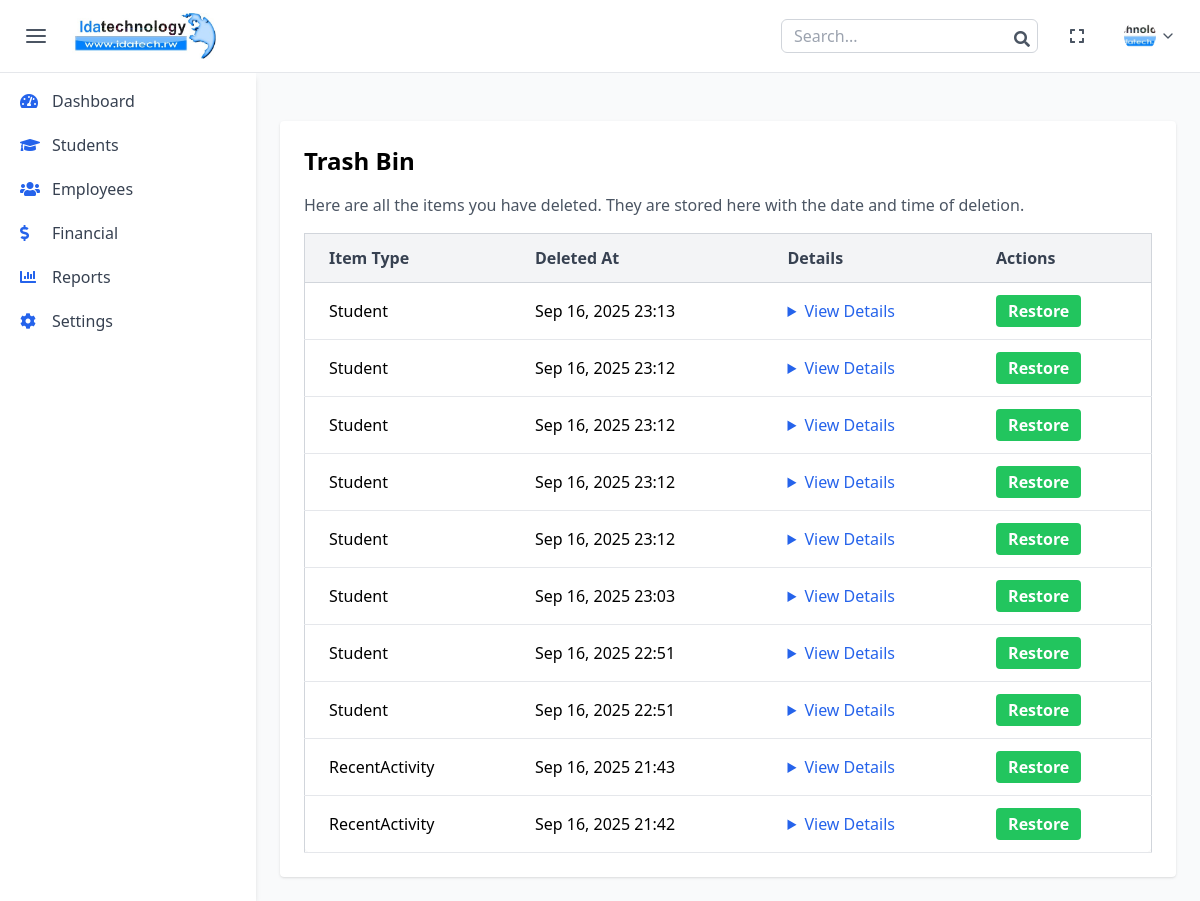
Before: /trash-bin/ (signed in) with the older database file.
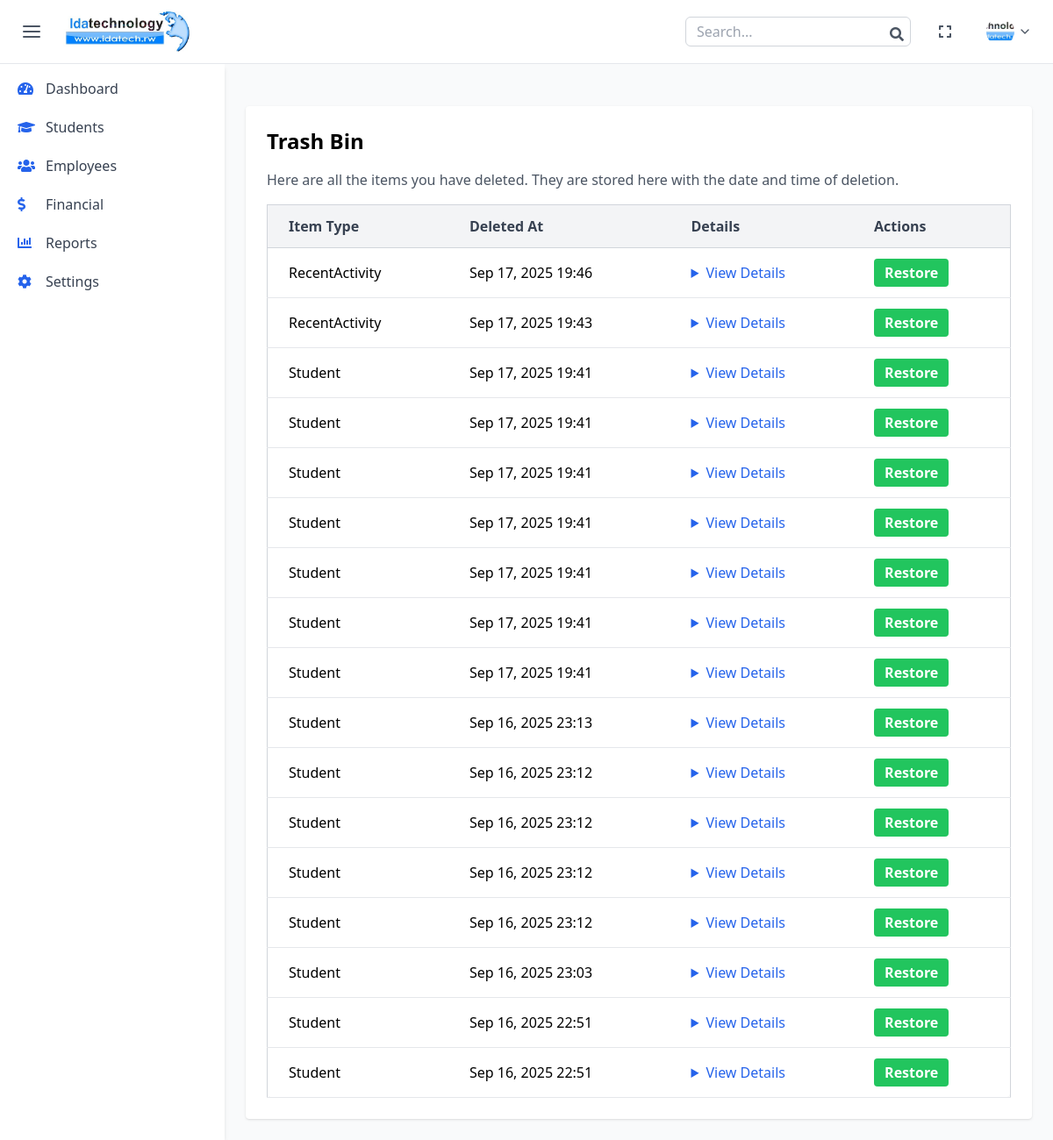
After: the same page with the newer database file.
### admin_panel/models.py (models this page shows, shortened)
class TrashBinEntry(models.Model):
    user = models.ForeignKey(User, on_delete=models.CASCADE)
    item_type = models.CharField(max_length=100)
    item_id = models.PositiveIntegerField()
    item_data = JSONField()
    deleted_at = models.DateTimeField(default=timezone.now)
    class Meta:
        ordering = ['-deleted_at']
    def formatted_item_data(self):
        if not self.item_data:
            return "No details available"
        if isinstance(self.item_data, dict):
            action = self.item_data.get('action')
            if action:
                return action
            details_list = []
            for key, value in self.item_data.items():
                details_list.append(f"{key}: {value}")
            return ", ".join(details_list)
        return str(self.item_data)

### admin_panel/views.py (the view)
# urls.py: path('trash-bin/', views.trash_bin, name='trash_bin'),
@login_required
def trash_bin(request):
    trash_entries = TrashBinEntry.objects.filter(user=request.user).order_by('-deleted_at')
    context = {
        'trash_entries': trash_entries,
    }
    return render(request, 'user_auth/trash_bin.html', context)

### templates/user_auth/trash_bin.html (shortened to what this page needs)
{% extends "admin_panel/index.html" %}
{% load static %}
{% block content %}
<div class="max-w-4xl mx-auto bg-white p-6 rounded shadow mt-6">
  <h2 class="text-2xl font-bold mb-4">Trash Bin</h2>
  <p class="mb-4 text-gray-600">Here are all the items you have deleted. They are stored here with the date and time of deletion.</p>
  {% if trash_entries %}
    <div class="overflow-x-auto">
      <table class="min-w-full bg-white border border-gray-300 rounded-lg shadow-sm">
        <thead>
          <tr class="bg-gray-100 border-b border-gray-300">
            <th class="py-3 px-6 text-left font-semibold text-gray-700">Item Type</th>
            <th class="py-3 px-6 text-left font-semibold text-gray-700">Deleted At</th>
            <th class="py-3 px-6 text-left font-semibold text-gray-700">Details</th>
            <th class="py-3 px-6 text-left font-semibold text-gray-700">Actions</th>
          </tr>
        </thead>
        <tbody>
          {% for entry in trash_entries %}
            <tr class="hover:bg-gray-50 border-b border-gray-200">
              <td class="py-3 px-6">{{ entry.item_type }}</td>
              <td class="py-3 px-6">{{ entry.deleted_at|date:"M d, Y H:i" }}</td>
              <td class="py-3 px-6">
                {% if entry.item_data %}
                  <details class="cursor-pointer">
                    <summary class="text-blue-600 hover:underline">View Details</summary>
                  </details>
                {% else %}
                  <span class="text-gray-500 italic">No details available</span>
                {% endif %}
              </td>
              <td class="py-3 px-6">
<form method="post" action="{% url 'auth:restore_trash_entry' entry.id %}">
                  <button type="submit" class="bg-green-500 hover:bg-green-600 text-white font-semibold py-1 px-3 rounded">
                    Restore
                  </button>
                </form>
              </td>
            </tr>
          {% endfor %}
        </tbody>
      </table>
    </div>
  {% else %}
    <p class="text-gray-500">No deleted items found.</p>
  {% endif %}
</div>
{% endblock %}

### templates/admin_panel/index.html (shortened to what this page needs)
{% load static %}
<!DOCTYPE html>
<html lang="en">
  <head>
    <script src="https://cdn.tailwindcss.com"></script>
    <link
      href="https://cdnjs.cloudflare.com/ajax/libs/font-awesome/5.15.4/css/all.min.css"
      rel="stylesheet"
    />
    <link rel="stylesheet" href="{% static 'styles.css' %}" />
  </head>
  <body class="bg-gray-50 min-h-screen">
    <div
      aria-live="assertive"
      class="fixed inset-0 flex items-end px-4 py-6 pointer-events-none sm:p-6 sm:items-start z-50"
    >
    </div>
    <div class="flex flex-col h-screen">
      <nav
        class="bg-white border-b border-gray-200 px-4 py-3 flex items-center justify-between"
      >
        <div class="flex items-center space-x-4">
          <button
            id="sidebar-toggle"
            aria-label="Toggle sidebar"
            class="text-gray-600 hover:text-gray-900 focus:outline-none focus:ring-2 focus:ring-blue-500 rounded-md p-2"
          >
            <svg
              class="w-6 h-6"
              fill="none"
              stroke="currentColor"
              stroke-width="2"
              viewBox="0 0 24 24"
              aria-hidden="true"
              xmlns="http://www.w3.org/2000/svg"
            >
              <path
                stroke-linecap="round"
                stroke-linejoin="round"
                d="M3 12h18M3 6h18M3 18h18"
              ></path>
            </svg>
          </button>
          <img
            src="{% static 'images/idalog.jpg' %}"
            alt="Ida Technology Logo"
            class="w-36 object-contain sidebar-logo"
          />
        </div>
        <div class="flex items-center space-x-6">
          <form
            id="search-form"
            method="get"
            action="{% url 'admin_panel:search' %}"
            class="relative"
          >
            <input
              type="text"
              name="q"
              id="search-input"
              placeholder="Search..."
              class="border border-gray-300 rounded-md px-3 py-1 focus:outline-none focus:ring-2 focus:ring-blue-500"
              autocomplete="off"
            />
            <button
              type="submit"
              aria-label="Submit Search"
              class="absolute right-0 top-0 mt-1 mr-1 text-gray-600 hover:text-gray-900 focus:outline-none focus:ring-2 focus:ring-blue-500 rounded-md p-1"
            >
              <i class="fas fa-search"></i>
            </button>
          </form>
          <button
            aria-label="Fullscreen"
            class="text-gray-600 hover:text-gray-900 focus:outline-none focus:ring-2 focus:ring-blue-500 rounded-md p-2"
          >
            <i class="fas fa-expand"></i>
          </button>
          <div class="relative group">
            <button
              class="flex items-center space-x-1 focus:outline-none focus:ring-2 focus:ring-blue-500 rounded-md p-2"
            >
              {% if profile.profile_picture %}
              <img
                src="{{ profile.profile_picture.url }}"
                alt="User Avatar"
                class="w-8 h-8 rounded-full object-cover"
              />
              {% else %}
              <img
                src="{% static 'images/idalog.jpg' %}"
                alt="User Avatar"
                class="w-8 h-8 rounded-full object-cover"
              />
              {% endif %}
              <svg
                class="w-4 h-4 text-gray-600"
                fill="none"
                stroke="currentColor"
                stroke-width="2"
                viewBox="0 0 24 24"
                aria-hidden="true"
                xmlns="http://www.w3.org/2000/svg"
              >
                <path
                  stroke-linecap="round"
                  stroke-linejoin="round"
                  d="M6 9l6 6 6-6"
                ></path>
              </svg>
            </button>
          </div>
        </div>
      </nav>
      <div id="content-wrapper" class="flex flex-1 overflow-hidden">
        <aside
          id="sidebar"
          class="bg-white shadow-md flex flex-col z-20 w-64 transition-width duration-300 ease-in-out"
        >
          <nav class="flex flex-col flex-grow overflow-y-auto">
            <ul class="flex flex-col flex-grow space-y-1 p-2">
              <li>
                <a
                  href="/?section=overview"
                  class="nav-btn flex items-center w-full px-3 py-2 rounded-md text-gray-700 hover:bg-blue-100 hover:text-blue-700 focus:outline-none focus:bg-blue-100 focus:text-blue-700 transition"
                  data-section="overview"
                  title="Dashboard"
                >
                  <i class="fas fa-tachometer-alt w-5 mr-3 text-blue-600"></i>
                  <span>Dashboard</span>
                </a>
              </li>
              <li>
                <a
                  href="/?section=students"
                  class="nav-btn flex items-center w-full px-3 py-2 rounded-md text-gray-700 hover:bg-blue-100 hover:text-blue-700 focus:outline-none focus:bg-blue-100 focus:text-blue-700 transition"
                  data-section="students"
                  title="Students"
                >
                  <i class="fas fa-graduation-cap w-5 mr-3 text-blue-600"></i>
                  <span>Students</span>
                </a>
              </li>
              <li>
                <a
                  href="/?section=employees"
                  class="nav-btn flex items-center w-full px-3 py-2 rounded-md text-gray-700 hover:bg-blue-100 hover:text-blue-700 focus:outline-none focus:bg-blue-100 focus:text-blue-700 transition"
                  data-section="employees"
                  title="Employees"
                >
                  <i class="fas fa-users w-5 mr-3 text-blue-600"></i>
                  <span>Employees</span>
                </a>
              </li>
              <li>
                <a
                  href="/?section=financial"
                  class="nav-btn flex items-center w-full px-3 py-2 rounded-md text-gray-700 hover:bg-blue-100 hover:text-blue-700 focus:outline-none focus:bg-blue-100 focus:text-blue-700 transition"
                  data-section="financial"
                  title="Financial"
                >
                  <i class="fas fa-dollar-sign w-5 mr-3 text-blue-600"></i>
                  <span>Financial</span>
                </a>
              </li>
              <li>
                <a
                  href="/?section=reports"
                  class="nav-btn flex items-center w-full px-3 py-2 rounded-md text-gray-700 hover:bg-blue-100 hover:text-blue-700 focus:outline-none focus:bg-blue-100 focus:text-blue-700 transition"
                  data-section="reports"
                  title="Reports"
                >
                  <i class="fas fa-chart-bar w-5 mr-3 text-blue-600"></i>
                  <span>Reports</span>
                </a>
              </li>
              <li>
                <a
                  href="{% url 'auth:settings' %}"
                  class="nav-btn flex items-center w-full px-3 py-2 rounded-md text-gray-700 hover:bg-blue-100 hover:text-blue-700 focus:outline-none focus:ring-2 focus:ring-blue-500 rounded-md p-2"
                  title="Settings"
                >
                  <i class="fas fa-cog w-5 mr-3 text-blue-600"></i>
                  <span>Settings</span>
                </a>
              </li>
            </ul>
          </nav>
        </aside>
        <main id="main-content" class="flex-1 p-6 overflow-y-auto max-h-screen">
          {% block content %}{% endblock %}

### static/styles.css (style rules this page uses)
#sidebar { transition: width 0.3s ease-in-out; }

Changed rows visible on the page:
removed TrashBinEntry: item_type "RecentActivity", deleted_at "Sep 16, 2025 21:43"
removed TrashBinEntry: item_type "RecentActivity", deleted_at "Sep 16, 2025 21:42"
added TrashBinEntry: item_type "RecentActivity", deleted_at "Sep 17, 2025 19:46"
added TrashBinEntry: item_type "RecentActivity", deleted_at "Sep 17, 2025 19:43"
added TrashBinEntry: item_type "Student", deleted_at "Sep 17, 2025 19:41"
added TrashBinEntry: item_type "Student", deleted_at "Sep 17, 2025 19:41"
added TrashBinEntry: item_type "Student", deleted_at "Sep 17, 2025 19:41"
added TrashBinEntry: item_type "Student", deleted_at "Sep 17, 2025 19:41"
added TrashBinEntry: item_type "Student", deleted_at "Sep 17, 2025 19:41"
added TrashBinEntry: item_type "Student", deleted_at "Sep 17, 2025 19:41"
added TrashBinEntry: item_type "Student", deleted_at "Sep 17, 2025 19:41"
